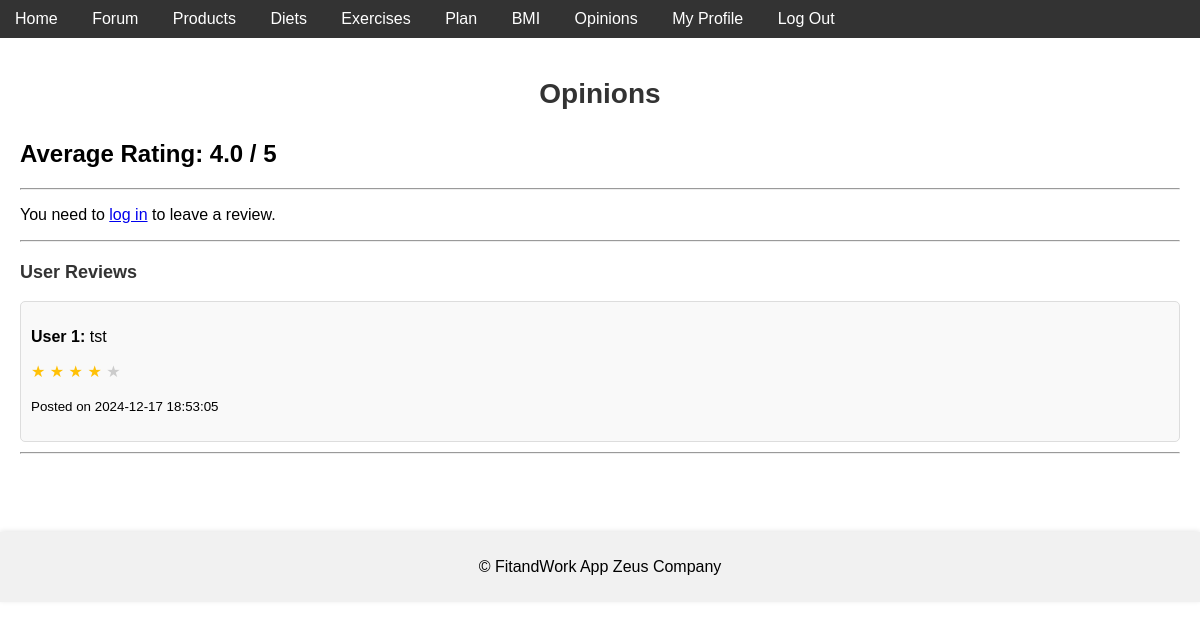
Before: /opinions with the older database file.
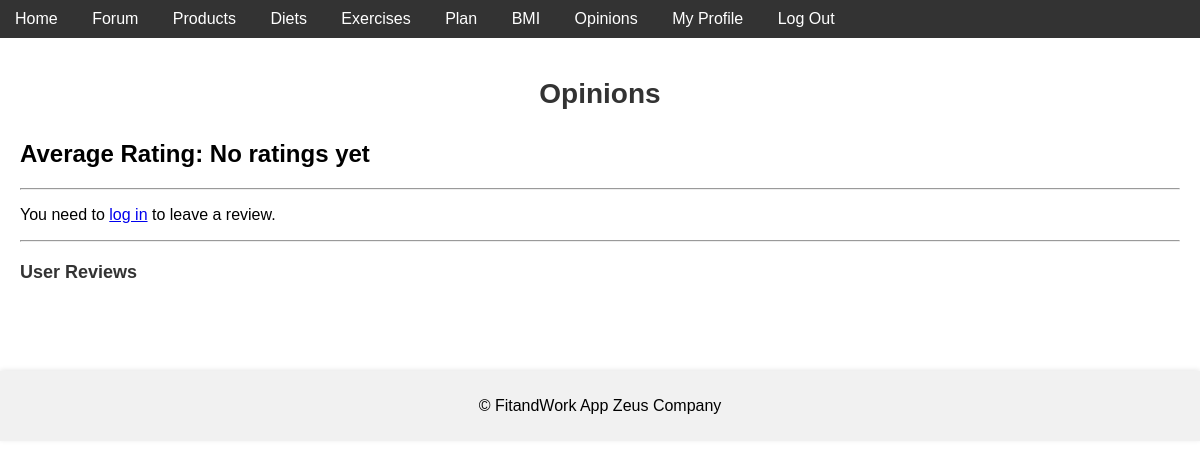
After: the same page with the newer database file.
### models.py (models this page shows)
class Review(db.Model):
    __tablename__ = 'review'
    id = db.Column(db.Integer, primary_key=True)
    user_id = db.Column(db.Integer, db.ForeignKey('user.id'), nullable=False)
    content = db.Column(db.Text, nullable=False)
    rating = db.Column(db.Integer, nullable=False)
    created_at = db.Column(db.DateTime, default=db.func.current_timestamp())

### app.py (the view, shortened to what this page needs)
@app.route('/opinions', methods=['GET', 'POST'])
def opinions():
    reviews = Review.query.order_by(Review.created_at.desc()).all()
    average_rating = db.session.query(func.avg(Review.rating)).scalar()
    average_rating = round(average_rating, 1) if average_rating else None
    return render_template('opinie.html', reviews=reviews, average_rating=average_rating)

### templates/opinie.html (shortened to what this page needs)
{% extends 'base.html' %}
{% block content %}
<h1>Opinions</h1>
<div>
    <h2>Average Rating:
        {% if average_rating %}
            {{ average_rating }} / 5
        {% else %}
            No ratings yet
        {% endif %}
    </h2>
</div>
<hr>
{% if current_user.is_authenticated %}
<h3>Leave Your Review</h3>
<form method="POST" action="/opinions">
    <textarea name="content" rows="3" placeholder="Write your opinion here..." required></textarea>
    <div class="rating">
        <input type="radio" id="star5" name="rating" value="5" required>
        <label for="star5" title="5 stars">★</label>
        <input type="radio" id="star4" name="rating" value="4">
        <label for="star4" title="4 stars">★</label>
        <input type="radio" id="star3" name="rating" value="3">
        <label for="star3" title="3 stars">★</label>
        <input type="radio" id="star2" name="rating" value="2">
        <label for="star2" title="2 stars">★</label>
        <input type="radio" id="star1" name="rating" value="1">
        <label for="star1" title="1 star">★</label>
    </div>
    <button type="submit">Submit</button>
</form>
{% else %}
<p>You need to <a href="/login">log in</a> to leave a review.</p>
{% endif %}
<hr>
<h3>User Reviews</h3>
{% for review in reviews %}
<div class="review">
    <p><strong>User {{ review.user_id }}:</strong> {{ review.content }}</p>
    <p class="stars">
        {% for i in range(1, 6) %}
            {% if i <= review.rating %}
                <span style="color: #ffc107;">★</span>
            {% else %}
                <span style="color: #ccc;">★</span>
            {% endif %}
        {% endfor %}
    </p>
    <p><small>Posted on {{ review.created_at }}</small></p>
</div>
<hr>
{% endfor %}
{% endblock %}

### templates/base.html (shortened to what this page needs)
<!DOCTYPE html>
<html lang="en">
<head>
    <link rel="stylesheet" href="/static/style.css">
</head>
<body>
    <header>
        <nav>
            <a href="/">Home</a>
            <a href="/forum">Forum</a>
            <a href="/products">Products</a>
            <a href="/diets">Diets</a>
            <a href="/exercises">Exercises</a>
            <a href="/plan">Plan</a>
            <a href="/bmi">BMI</a>
            <a href="/opinions">Opinions</a>
            <a href="/profile">My Profile</a>
            <a href="/logout">Log Out</a>
        </nav>
    </header>
    <main>
        {% block content %}{% endblock %}
    </main>
    <footer>
        <p>© FitandWork App Zeus Company</p>
    </footer>
</body>
</html>

### static/style.css (style rules this page uses)
body { font-family: Arial, sans-serif; margin: 0; padding: 0; box-sizing: border-box; }
header { background-color: #333; color: white; padding: 10px 0; }
header nav a { color: white; margin: 0 15px; text-decoration: none; }
main { padding: 20px; }
footer { background-color: #f1f1f1; text-align: center; padding: 10px 0; position: relative; z-index: 1; box-shadow: 0 -1px 5px rgba(0, 0, 0, 0.1); margin-top: 50px; }
h1 { text-align: center; margin: 20px 0; }
h3 { margin-top: 20px; font-size: 18px; color: #333; }
h1 { margin-bottom: 20px; font-size: 28px; color: #333; }
h1 { text-align: center; margin-bottom: 30px; }

Changed rows visible on the page:
removed Review: user_id "1", content "tst", rating 4 (drawn), created_at "2024-12-17 18:53:05"
Other visible differences:
{{ average_rating }}: "4.0" → (not shown)
text no longer shown: "/ 5"
text now shown: "No ratings yet"
